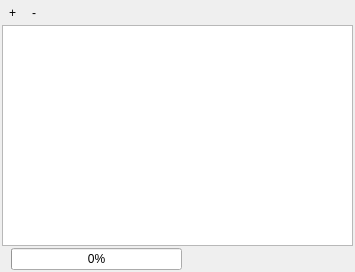
<?xml version="1.0" encoding="UTF-8"?>
<ui version="4.0">
 <class>SpectralProfileSourceDock</class>
 <widget class="QDockWidget" name="SpectralProfileSourceDock">
  <property name="geometry">
   <rect>
    <x>0</x>
    <y>0</y>
    <width>355</width>
    <height>272</height>
   </rect>
  </property>
  <property name="windowTitle">
   <string>Spectral Profile Sources</string>
  </property>
  <widget class="QWidget" name="dockWidgetContents">
   <layout class="QVBoxLayout" name="verticalLayout">
    <property name="spacing">
     <number>2</number>
    </property>
    <property name="leftMargin">
     <number>2</number>
    </property>
    <property name="topMargin">
     <number>2</number>
    </property>
    <property name="rightMargin">
     <number>2</number>
    </property>
    <property name="bottomMargin">
     <number>2</number>
    </property>
    <item>
     <layout class="QHBoxLayout" name="horizontalLayout">
      <property name="spacing">
       <number>2</number>
      </property>
      <property name="topMargin">
       <number>0</number>
      </property>
      <item>
       <widget class="QToolButton" name="btnAddRelation">
        <property name="text">
         <string>+</string>
        </property>
        <property name="icon">
         <iconset resource="../../../../../QGIS/images/images.qrc">
          <normaloff>:/images/themes/default/mActionAdd.svg</normaloff>:/images/themes/default/mActionAdd.svg</iconset>
        </property>
        <property name="autoRaise">
         <bool>true</bool>
        </property>
       </widget>
      </item>
      <item>
       <widget class="QToolButton" name="btnRemoveRelation">
        <property name="text">
         <string>-</string>
        </property>
        <property name="icon">
         <iconset resource="../../resources.qrc">
          <normaloff>:/enmapbox/gui/ui/icons/mActionRemove.svg</normaloff>:/enmapbox/gui/ui/icons/mActionRemove.svg</iconset>
        </property>
        <property name="autoRaise">
         <bool>true</bool>
        </property>
       </widget>
      </item>
      <item>
       <spacer name="horizontalSpacer">
        <property name="orientation">
         <enum>Qt::Horizontal</enum>
        </property>
        <property name="sizeHint" stdset="0">
         <size>
          <width>40</width>
          <height>20</height>
         </size>
        </property>
       </spacer>
      </item>
     </layout>
    </item>
    <item>
     <widget class="QTableView" name="tableView">
      <property name="sizeAdjustPolicy">
       <enum>QAbstractScrollArea::AdjustToContents</enum>
      </property>
      <property name="selectionMode">
       <enum>QAbstractItemView::ExtendedSelection</enum>
      </property>
      <property name="sortingEnabled">
       <bool>true</bool>
      </property>
      <attribute name="horizontalHeaderStretchLastSection">
       <bool>true</bool>
      </attribute>
     </widget>
    </item>
    <item>
     <layout class="QHBoxLayout" name="horizontalLayout_2">
      <property name="spacing">
       <number>2</number>
      </property>
      <property name="topMargin">
       <number>0</number>
      </property>
      <item>
       <widget class="QLabel" name="label">
        <property name="text">
         <string/>
        </property>
       </widget>
      </item>
      <item>
       <widget class="QProgressBar" name="progressBar">
        <property name="value">
         <number>0</number>
        </property>
       </widget>
      </item>
      <item>
       <spacer name="horizontalSpacer_2">
        <property name="orientation">
         <enum>Qt::Horizontal</enum>
        </property>
        <property name="sizeHint" stdset="0">
         <size>
          <width>40</width>
          <height>20</height>
         </size>
        </property>
       </spacer>
      </item>
     </layout>
    </item>
   </layout>
  </widget>
  <action name="actionAddRelation">
   <property name="icon">
    <iconset resource="../../../../../QGIS/images/images.qrc">
     <normaloff>:/images/themes/default/mActionAdd.svg</normaloff>:/images/themes/default/mActionAdd.svg</iconset>
   </property>
   <property name="text">
    <string>Add Relation</string>
   </property>
  </action>
  <action name="actionRemoveRelation">
   <property name="icon">
    <iconset resource="../../../../../QGIS/images/images.qrc">
     <normaloff>:/images/themes/default/mActionRemove.svg</normaloff>:/images/themes/default/mActionRemove.svg</iconset>
   </property>
   <property name="text">
    <string>Remove Relation</string>
   </property>
  </action>
 </widget>
 <resources>
  <include location="../../../../../QGIS/images/images.qrc"/>
  <include location="../../resources.qrc"/>
  <include location="../../externals/qps/qpsresources.qrc"/>
 </resources>
 <connections/>
</ui>
